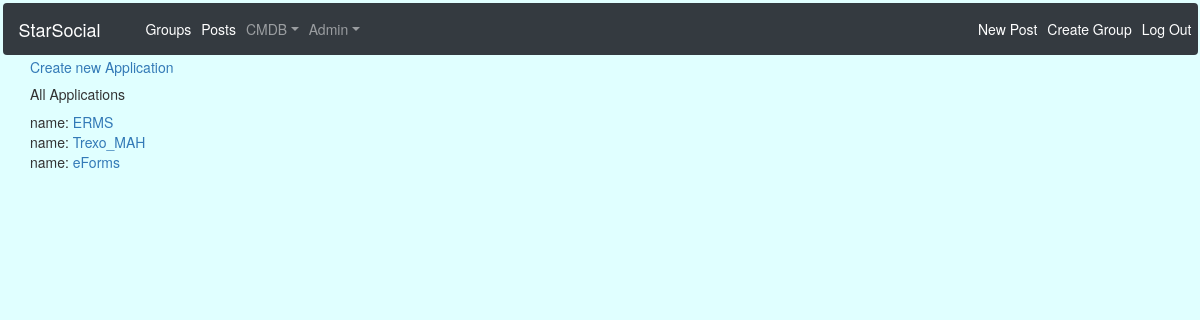
Screenshot of /cmdb/apps (signed in) with the database file from the repository.
### cmdb/models.py (models this page shows, shortened)
class Application(models.Model):
    name = models.CharField(max_length=32,unique=True)
    group = models.ManyToManyField(Group,related_name='apps',blank=True)
    class Meta:
        ordering = ['name']

### cmdb/views.py (the view)
class ApplicationList(SelectRelatedMixin,generic.ListView):
    model = models.Application
    form_class = ApplicationForm
    select_related = ()

### cmdb/templates/cmdb/application_list.html
{% include 'cmdb/cmdb_base.html' %}
{% block precmdb %}
<div class='col-md-4'>
    <div class='container'>
        <div class='content'>
            <a href="{% url 'cmdb:create_app' %}">Create new Application</a>
            <h5 class='title'>All Applications</h5>
            <ul class='list-unstyled'>
                {% for app in application_list %}
                <li class='li-with-bullet'>
                    name: <a href="{% url 'cmdb:single_app' pk=app.pk %}">{{ app.name }}</a>
                </li>
                {% endfor %}
            </ul>
        </div>
    </div>
</div>
{% endblock %}

### static/socialapp/css/master.css (style rules this page uses)
body { background-color: lightcyan }

### rows the page displays
Application: name "ERMS"
Application: name "Trexo_MAH"
Application: name "eForms"
